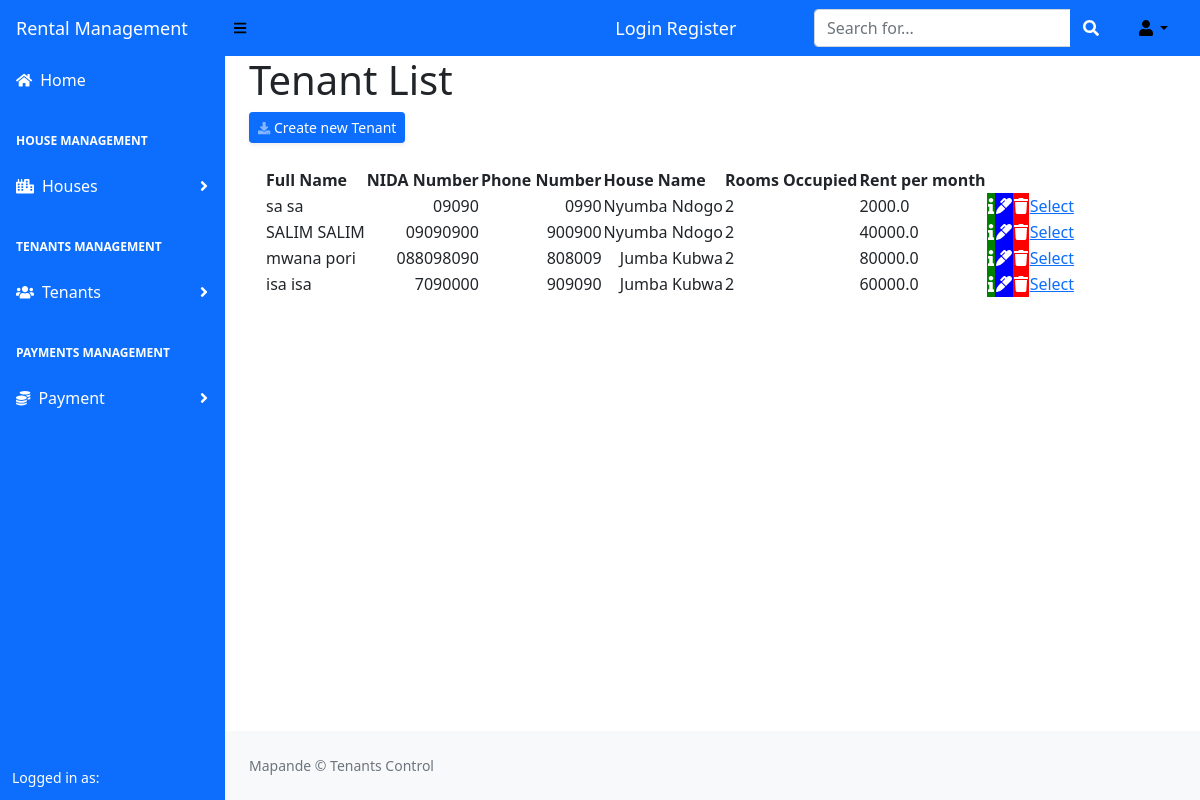
Before: /tenantlist with the older database file.
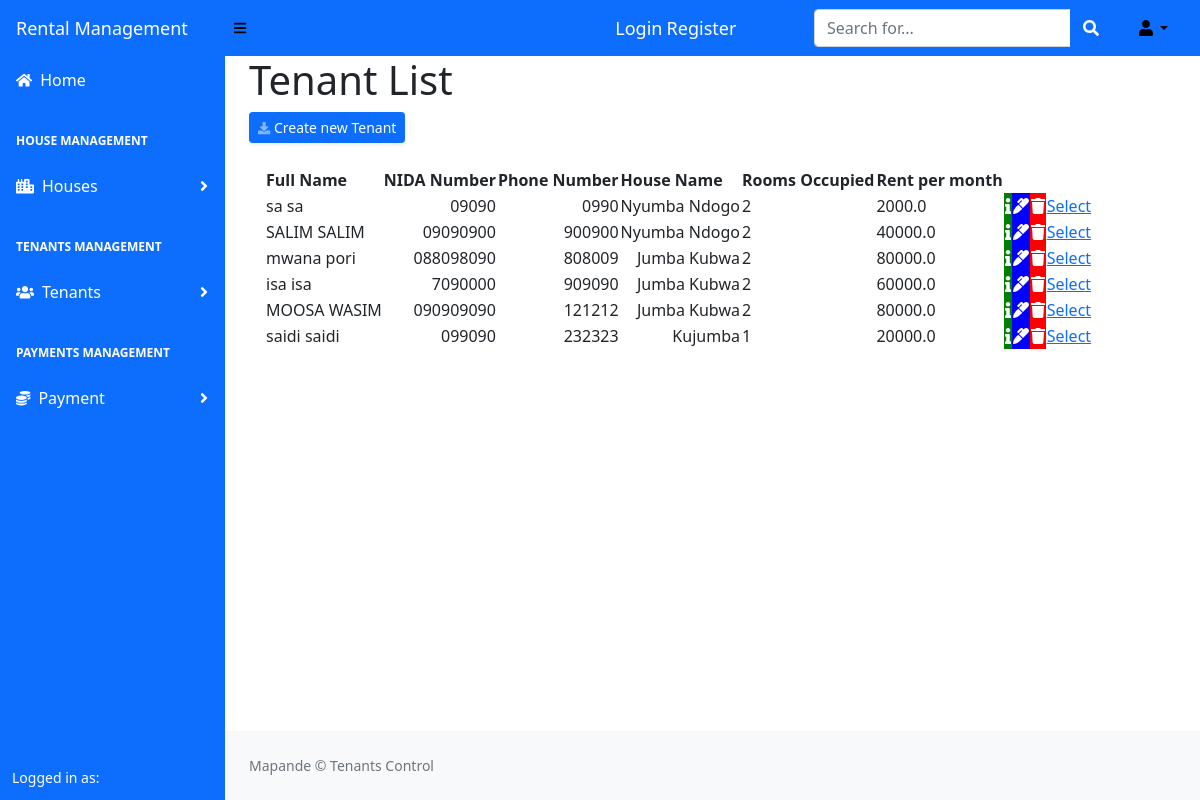
After: the same page with the newer database file.
### renting/models.py (models this page shows)
class Tenant(db.Model):
    __tablename__ = 'tenant'
    id = db.Column(db.Integer(), primary_key = True)
    first_name =  db.Column(db.String(length = 50), nullable = False)
    surname =  db.Column(db.String(length = 50), nullable = False)
    phone =  db.Column(db.String(length = 15), nullable = False)
    email = db.Column(db.String(length=50), nullable = True)
    nida = db.Column(db.String(length=50), nullable = True)
    house_id = db.Column(db.Integer(), nullable = True)
    image_path = db.Column(db.String(200), nullable=True)
    rent_per_month = db.Column(db.Float(), nullable = True)
    num_room_to_take = db.Column(db.Integer(), nullable = True)
    price_each_room = db.Column(db.Integer(), nullable = True)

class HouseProperty(db.Model):
    __tablename__ = 'house_property'
    id = db.Column(db.Integer(), autoincrement=True, primary_key = True)
    house_name = db.Column(db.String(length = 50), nullable = False)
    house_location = db.Column(db.String())
    floor_number = db.Column(db.Integer())
    number_of_room = db.Column(db.Integer())
    category = db.Column(db.String(length=30))

### renting/routes.py (the view)
@app.route('/tenantlist')
def tenant_list_page():
    results = db.session.query(Tenant, HouseProperty).filter(Tenant.house_id == HouseProperty.id).add_columns(Tenant.first_name,Tenant.surname,Tenant.nida,Tenant.num_room_to_take, Tenant.phone, Tenant.rent_per_month, HouseProperty.house_name,Tenant.id, Tenant.image_path)
    return render_template('tenantlist.html', results=results)

### renting/templates/tenantlist.html (shortened to what this page needs)
{% extends 'base.html' %}
{% block content %}
<div class="content-heading"><h1>Tenant List</h1></div>
<div class="row">
    <div class="col-lg-12 mb-2">
        <a href="{{url_for('lease_tenant')}}"
           class=" d-sm-inline-block btn btn-sm btn-primary shadow-sm"><i
                class="fas fa-download fa-sm text-white-50"></i> Create new Tenant</a>
    </div>
</div>
<div class="card-body">
    <table id="datatablesSimple">
        <thead>
            <tr>
                <th>Full Name </th>
                <th>NIDA Number</th>
                <th>Phone Number</th>
                <th>House Name</th>
                <th>Rooms Occupied</th>
                <th>Rent per month</th>
                <th></th>
                <th></th>
                <th></th>
            </tr>
        </thead>
        <tbody>
            {% for result in results %}
            <tr>
                <td>{{ result.first_name + ' ' + result.surname}}</td>
                <td style="text-align: right;">{{ result.nida }}</td>
                <td style="text-align: right;">{{ result.phone }}</td>
                <td style="text-align: right;">{{ result.house_name }}</td>
                <td>{{ result.num_room_to_take }}</td>
                <td>{{ result.rent_per_month }}</td>
                <td style="background-color: green;"><a href="/#/{{ result.id }}" ><span class="fa fa-info" style="font-size: 16px; color: white;" data-bs-toggle="tooltip" data-bs-placement="top" title="Info"></span></a> </td>
                <td style="background-color: blue;"><a href="/updatetenant/{{ result.id }}"> <span class="fa fa-marker" style='font-size:16px;color:white;' color="&#xf044;" data-bs-toggle="tooltip" data-bs-placement="top" title="Edit"></span></a> </td>
                <td style="background-color: red;"><a href="/confirmdeletetenant/{{ result.id }}"> <span class="fa fa-trash" style='font-size:16px;color:white;' data-bs-toggle="tooltip" data-bs-placement="top" title="Delete"></span></a> </td>
                <td><a href="#">Select</a> </td>
            </tr>
            {% endfor %}
        </tbody>
    </table>
 </div>
{% endblock %}

### renting/templates/base.html (shortened to what this page needs)
<!DOCTYPE html>
<html lang="en">
    <head>
        <link href="{{url_for('static', filename='css/styles.css')}}" rel="stylesheet" />
        <link rel="stylesheet" href="//code.jquery.com/ui/1.13.0/themes/base/jquery-ui.css">
    </head>
    <body>
        <nav class="sb-topnav navbar navbar-expand navbar-primary bg-primary">
            <a class="navbar-brand ps-3" href="{{ url_for('home_page')}}" style="font-size: large; color:white;">Rental Management</a>
            <button class="btn btn-link btn-sm order-1 order-lg-0 me-4 me-lg-0" id="sidebarToggle" href="#!" style="color: black;"><i class="fas fa-bars"></i></button>
            {% if current_user.is_authenticated %}
                <span class="navbar-text" style="margin-left: 30%;">
                 <a class="nav-item" style="text-decoration: none; font-size: large;color: white;"> Welcome {{ current_user.username }}</a>
                <a class="nav-item" style="text-decoration: none; font-size: large; color: white;" href="{{ url_for('logout_page') }}"> Logout</a>
               </span>
             {% else %}
             <span class="navbar-text" style="margin-left: 30%;">
                  <a class="nav-item" style='text-decoration: none; font-size: large; color: white;' id="login-user" href="{{ url_for('login_page') }}"> Login</a>
                  <a class="nav-item" style="text-decoration: none; font-size: large; color: white;" id="register-user" href="{{ url_for('register_page')}}"> Register</a>
               </span>
             {% endif %}
            <form class="d-none d-md-inline-block form-inline ms-auto me-0 me-md-3 my-2 my-md-0">
                <div class="input-group">
                    <input class="form-control" type="text" placeholder="Search for..." aria-label="Search for..." aria-describedby="btnNavbarSearch" />
                    <button class="btn btn-primary" id="btnNavbarSearch" type="button"><i class="fas fa-search"></i></button>
                </div>
            </form>
            <ul class="navbar-nav ms-auto ms-md-0 me-3 me-lg-4">
                <li class="nav-item dropdown">
                    <a class="nav-link dropdown-toggle" id="navbarDropdown" href="#" role="button" data-bs-toggle="dropdown" aria-expanded="false" style="color: black;"><i class="fas fa-user fa-fw" style="color:black;"></i></a>
                </li>
            </ul>
        </nav>
        <div id="layoutSidenav">
            <div id="layoutSidenav_nav">
                <nav class="sb-sidenav accordion sb-sidenav-primary bg-primary" id="sidenavAccordion">
                    <div class="sb-sidenav-menu">
                        <div class="nav">
                            <a class="nav-link" href="{{url_for('home_page')}}" style="color: white;">
                                <div class="sb-nav-link-icon"><i class="fas fa-home" style="color:white;"></i></div>
                                Home
                            </a>
                            <div class="sb-sidenav-menu-heading" style="color: white;">House Management</div>
                            <a class="nav-link collapsed" href="#" data-bs-toggle="collapse" data-bs-target="#collapseLayouts" aria-expanded="false" aria-controls="collapseLayouts" style="color:white;">
                                <div class="sb-nav-link-icon"><i class="fas fa-city" style="color: white;"></i></div>
                                Houses
                                <div class="sb-sidenav-collapse-arrow"><i class="fas fa-angle-down"></i></div>
                            </a>
                            <div class="sb-sidenav-menu-heading" style="color: white;">Tenants Management</div>
                            <a class="nav-link collapsed" href="#" data-bs-toggle="collapse" data-bs-target="#collapsePages" aria-expanded="false" aria-controls="collapsePages" style="color:white;">
                                <div class="sb-nav-link-icon"><i class="fas fa-users" style="color:white;"></i></div>
                                Tenants
                                <div class="sb-sidenav-collapse-arrow"><i class="fas fa-angle-down"></i></div>
                            </a>
                            <div class="sb-sidenav-menu-heading" style="color: white;">Payments Management</div>
                            <a class="nav-link collapsed" href="#" data-bs-toggle="collapse" data-bs-target="#PaymentCollapse" aria-expanded="false" aria-controls="collapsePages" style="color:white;">
                                <div class="sb-nav-link-icon"><i class="fas fa-coins" style="color:white;"></i></div>
                                Payment
                                <div class="sb-sidenav-collapse-arrow"><i class="fas fa-angle-down"></i></div>
                            </a>
                        </div>
                    </div>
                    <div class="sb-sidenav-footer" style="color: white;">
                        <div class="small">Logged in as:</div>
                    </div>
                </nav>
            </div>
            <div id="layoutSidenav_content">
                <main>
                    <div class="container-fluid px-4">
                        {% block content %}
                        {% endblock%}
                    </div>
                </main>
                <footer class="py-4 bg-light mt-auto">
                    <div class="container-fluid px-4">
                        <div class="d-flex align-items-center justify-content-between small">
                            <div class="text-muted">Mapande &copy; Tenants Control {{year}}</div>
                        </div>
                    </div>
                </footer>
            </div>
        </div>
    </body>
</html>

Changed rows visible on the page:
added Tenant: first_name+surname "MOOSA WASIM", nida "090909090", phone "121212", house_name "Jumba Kubwa", num_room_to_take "2", rent_per_month "80000.0"
added Tenant: first_name+surname "saidi saidi", nida "099090", phone "232323", house_name "Kujumba", num_room_to_take "1", rent_per_month "20000.0"
